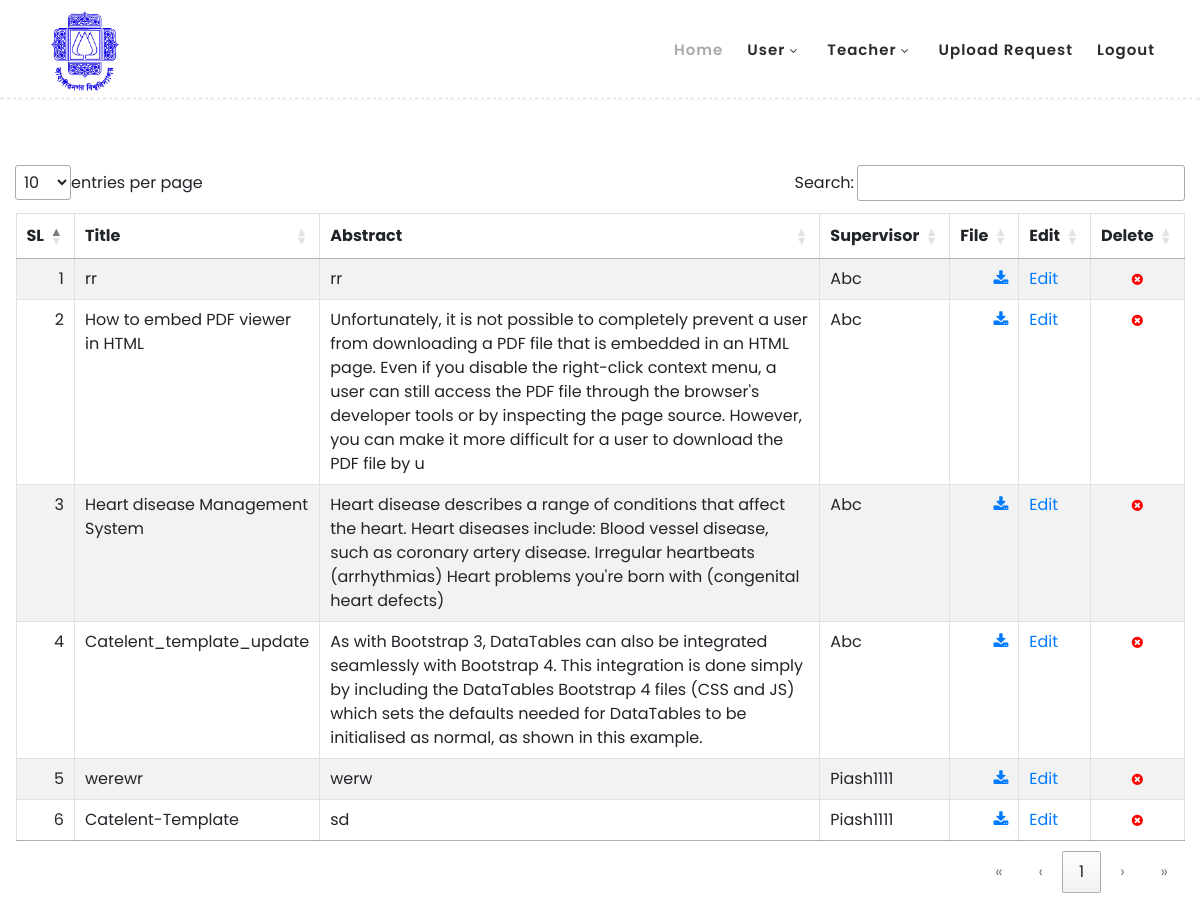
/thesis_list.php (signed in), run on an earlier commit of the app's database.
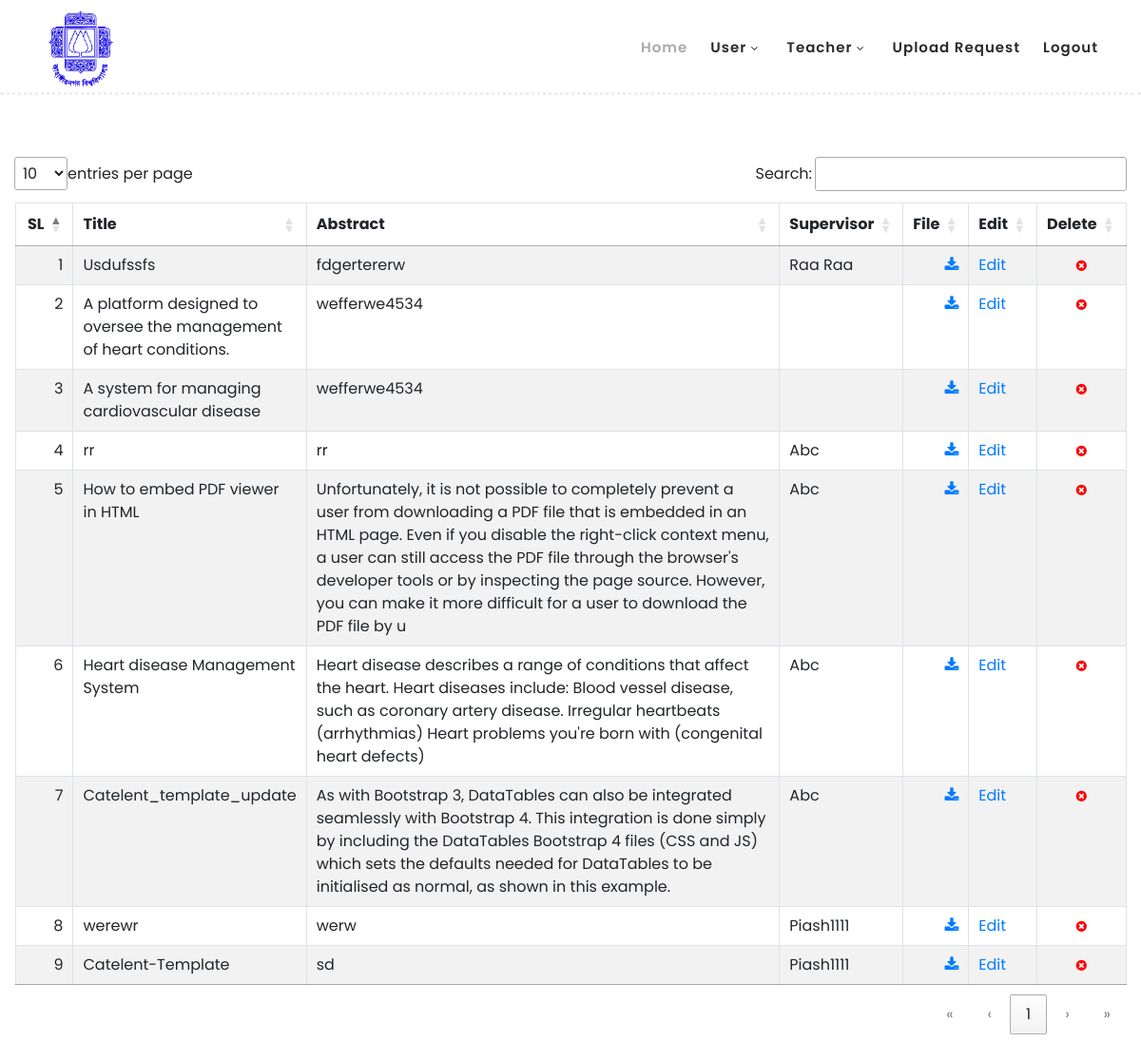
And on a later commit of the database.
### tables this page shows
CREATE TABLE `thesis` (
  `id` int(11) NOT NULL,
  `title` varchar(1024) NOT NULL,
  `abstract` varchar(5000) NOT NULL,
  `file_path` varchar(5000) NOT NULL,
  `teacher_id` int(11) NOT NULL,
  `status` int(11) NOT NULL,
  `username` varchar(255) NOT NULL,
  `deleted` int(11) NOT NULL DEFAULT 0
);

CREATE TABLE `teacher` (
  `id` int(11) NOT NULL,
  `name` varchar(255) NOT NULL,
  `email` varchar(255) NOT NULL,
  `phone` varchar(255) NOT NULL,
  `designation` varchar(255) NOT NULL,
  `user` varchar(255) NOT NULL,
  `deleted` int(11) NOT NULL DEFAULT 0
);

### thesis_list.php (the view, shortened to what this page needs)
<?php
include "menu.php";
include 'connect.php';
$loggedInUser = $_SESSION["username"];
$loggedInUserRole = $_SESSION["role"];
?>
  <body>
<?php
if($loggedInUserRole=="teacher"){
    $sql = "SELECT a.*, b.name as teacherName FROM thesis a left join teacher b on  a.teacher_id = b.id where a.status = 1 and a.deleted = 0 and b.user = ? order by a.id desc";
    $stmt = $dbh->prepare($sql);
    $params = [$loggedInUser];
    $result = $stmt->execute($params);
}else{
    $sql = "SELECT a.*, b.name as teacherName FROM thesis a left join teacher b on  a.teacher_id = b.id where a.status = 1 and a.deleted = 0 order by a.id desc";
    $stmt = $dbh->prepare($sql);
    $result = $stmt->execute();
}
if ($stmt->rowCount()) {
    $i=1;
    $str =  "<div align='center'> <table id='thesisList' class='table table-striped table-bordered' > <thead><tr><th>SL</th><th>Title</th><th>Abstract</th><th>Supervisor</th><th>File</th>";
    if($loggedInUserRole=="admin"){
        $str .= "<th>Edit</th><th>Delete</th>";
    };
    $str .= "</tr></thead><tbody>";
    while ($row = $stmt->fetch()) {
        $id = $row["id"];
        $title = $row["title"];
        $abstract = $row["abstract"];
        $teacherName = $row["teacherName"];
        $file_path = $row["file_path"] ;
        $str .= "<tr>";
        $str .= "<td>$i</td>";
        $str .= "<td>$title</td>";
        $str .= "<td>$abstract</td>";
        $str .= "<td>$teacherName</td>";
        $str .= "<td><a href='$file_path' target='blank'/><i class='fa fa-download'></i></td>";
        if($loggedInUserRole=="admin"){
            $str .= "<td><a href='thesis_edit.php?thesis_id=$id'>Edit</a></td>";
            $str .= "<td><div align='center'><i class='fa fa-times-circle' style='font-size: 13px ; color: red' onclick='deleteThesis($id)'></i></div></td>";
        }
        $str .= "</tr>";
        $i++;
    }
    $str .= "</tbody></table></div>";
    echo $str;
}else{
    echo "<div width='100%' > No record found! </div>";
}
?>
  </body>
</html>

What changed in the data, as far as the page shows it:
added thesis: title "Usdufssfs", abstract "fdgertererw", teacher.name "Raa Raa"
added thesis: title "A platform designed to oversee the management of heart conditions.", abstract "wefferwe4534"
added thesis: title "A system for managing cardiovascular disease", abstract "wefferwe4534"
